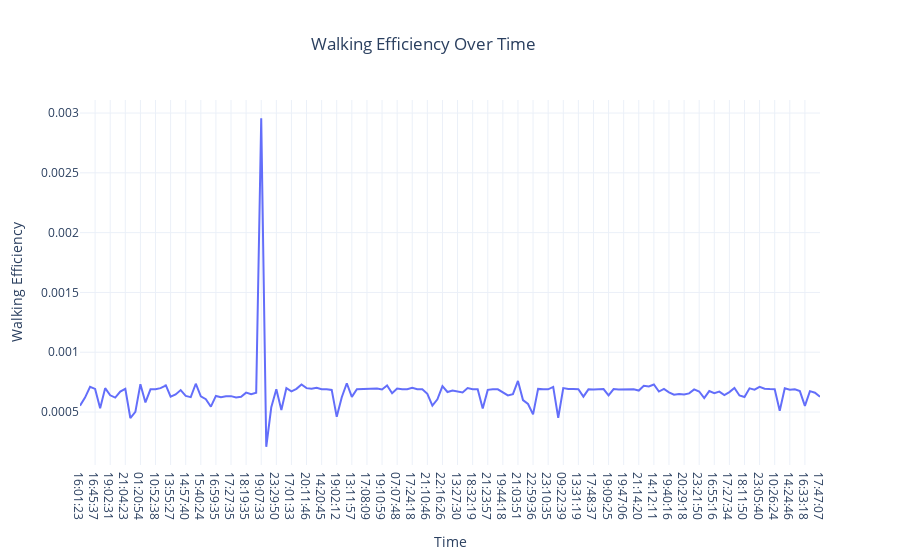

Notebook cell for this chart:
### Code cell
#Now, let’s have a look at my walking efficiency over time:
# Calculate Walking Efficiency

df["Walking Efficiency"] = df["Distance"] / df["Step Count"]
fig= px.line(df, x="Time",
               y="Walking Efficiency",title="Walking Efficiency Over Time")
fig.update_layout(title_x=0.47)
fig.show()

### Figure 1 — Plotly figure (JSON) as saved in the notebook; plotly's stock layout.template omitted (floating-point values rounded to 4 significant figures; data arrays with more than 128 entries replaced by an {"elided": "..."} marker saying what was removed)
{"data": [{"hovertemplate": "Time=%{x}<br>Walking Efficiency=%{y}<extra></extra>", "legendgroup": "", "line": {"color": "#636efa", "dash": "solid"}, "marker": {"symbol": "circle"}, "mode": "lines", "name": "", "orientation": "v", "showlegend": false, "type": "scatter", "x": {"elided": "149 str values"}, "xaxis": "x", "y": {"elided": "149 float values"}, "yaxis": "y"}], "layout": {"autosize": true, "legend": {"tracegroupgap": 0}, "title": {"text": "Walking Efficiency Over Time", "x": 0.47}, "xaxis": {"anchor": "y", "autorange": true, "domain": [0, 1], "range": [0, 147], "title": {"text": "Time"}, "type": "category"}, "yaxis": {"anchor": "x", "autorange": true, "domain": [0, 1], "range": [5.718e-05, 0.003109], "title": {"text": "Walking Efficiency"}, "type": "linear"}}}
